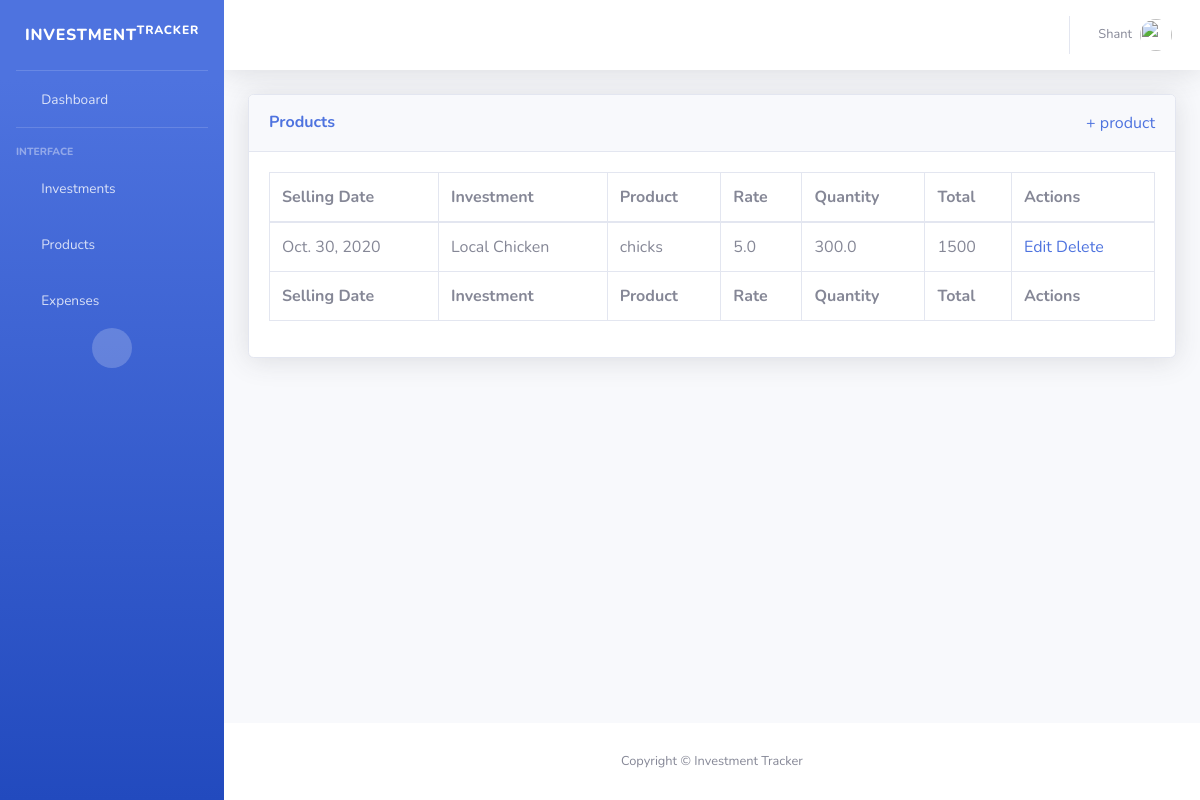
Screenshot of /products/ with the database file from the repository.
### core/models.py (models this page shows, shortened)
class Product(models.Model):
    investment = models.ForeignKey(Investment, on_delete=models.CASCADE)
    name = models.CharField(max_length=50)
    rate = models.FloatField()
    quantity = models.FloatField()
    selling_date = models.DateField()

class Investment(models.Model):
    name = models.CharField(max_length=100)
    start_date = models.DateField()
    initial_amount_invested = models.FloatField()
    def __str__(self):
        return self.name

### core/views.py (the view)
# urls.py: path('products/', views.products, name='products'),
def products(request):
    products = Product.objects.all()
    return render(request, 'products.html', {"products":products})

### core/templates/products.html
{% extends 'base.html' %}
{% block content %}
<div class="container-fluid">
    <div class="card shadow mb-4">
        <div class="card-header py-3 d-flex flex-row align-items-center justify-content-between">
            <h6 class="m-0 font-weight-bold text-primary">Products</h6>
            <a href="{% url 'add_product' %}">+ product</a>
        </div>
        <div class="card-body">
            <div class="table-responsive">
                <table class="table table-bordered" id="dataTable" width="100%" cellspacing="0">
                    <thead>
                        <tr>
                            <th>Selling Date</th>
                            <th>Investment</th>
                            <th>Product</th>
                            <th>Rate</th>
                            <th>Quantity</th>
                            <th>Total</th>
                            <th>Actions</th>
                        </tr>
                    </thead>
                    <tfoot>
                        <tr>
                            <th>Selling Date</th>
                            <th>Investment</th>
                            <th>Product</th>
                            <th>Rate</th>
                            <th>Quantity</th>
                            <th>Total</th>
                            <th>Actions</th>
                        </tr>
                    </tfoot>
                    <tbody>
                        {% for product in products %}
                        <tr>
                            <td>{{product.selling_date}}</td>
                            <td>{{product.investment}}</td>
                            <td>{{product.name}}</td>
                            <td>{{product.rate}}</td>
                            <td>{{product.quantity}}</td>
                            <td>{% widthratio product.rate 1 product.quantity %}</td>
                            <td>
                                <a href="{% url 'edit_product' product.id %}">Edit</a>
                                <a href="{% url 'delete_product' product.id %}">Delete</a>
                            </td>
                        </tr>
                        {% endfor %}
                    </tbody>
                </table>
            </div>
        </div>
    </div>
</div>
{% endblock %}

### rows the page displays
Product: selling_date "Oct. 30, 2020", investment "Local Chicken", name "chicks", rate "5.0", quantity "300.0", rate+quantity "1500"
